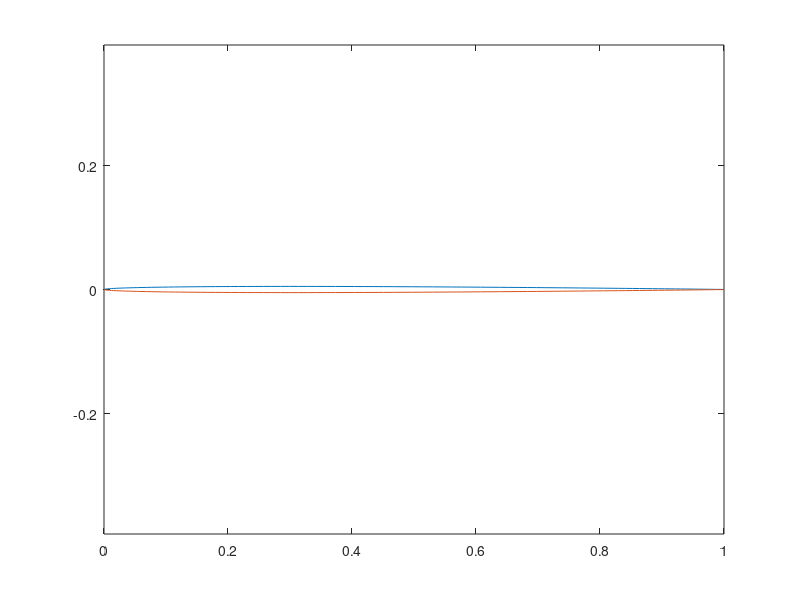

The MATLAB script that drew this image: (Note: this script raises an error after producing the figure.)
%
% get airfoil points to build the cascade
%

% NACA 4 digit series for now 

t = .01;
m = .00;
p = .0;
% m = .11;
% p = .45;


%vinf = 1;  % freestream velocity
%alp = 0*pi/180;   % freestream angle of attack


%chi = -20*pi/180;
%chi = -6*pi/180;
% 
% dx = .01;
% 
% xf = [0:dx:1*p];
% xa = [1*p+dx:dx:1];
% 
% x = [xf xa];

% this will work for symmetric airfoils 
% theven = [0 : .04 : pi];
% x = - cos(theven)/2 + .5;
% xf = 0;
% xa = x(2:end); 

%theta for break point  p = -cos(theven)/2 + .5

%dth = 0.04
xnums = 100;


thbreak = acos(-(p - .5)*2);

if thbreak == 0
    thbreak=1
end


thfrac = thbreak/pi;
nbefore = round(xnums*thfrac)
nafter = xnums - nbefore;
dthbef = thbreak/(nbefore);
thf = [0 : dthbef : thbreak];
dthaft = (pi - thbreak)/(nafter);
tha = [thbreak + dthaft : dthaft : pi];
xf = -cos(thf)/2 + .5;
xa = -cos(tha)/2 + .5;
x = [xf xa];
numb = length(x);

yt = t/.2*(.2969*sqrt(x) - .126*x - .35160*x.^2 + .28430*x.^3 - .1015*x.^4);

if (m == 0) 
    ycf = 0*xf;
    yca = 0*xa;
    dycf = 0*xf;
    dyca = 0*xa;
else
    ycf = m/p^2 *(2*p*xf - xf.^2);
    yca = m/(1-p)^2*( (1-2*p) + 2*p*xa - xa.^2);


    dycf = m/p^2*(2*p-2*xf);
    dyca = m/(1-p)^2*(2*p - 2*xa);
end

yc = [ycf yca];
dyc = [dycf dyca];

thet = atan(dyc);

xu = x - yt.*sin(thet);
yu = yc + yt.*cos(thet);

xl = x + yt.*sin(thet);
yl = yc - yt.*cos(thet);

plot(xu,yu, xl,yl);
axis equal;

% Now put points from trailing edge around bottom and then around top back
% to trailing edge. 

xaf = [fliplr(xl) xu(2:end)] -.5 ;
yaf = [fliplr(yl) yu(2:end)];

%close trailing edge
yave = (yaf(end) - yaf(1))/2 + yaf(1);
yaf(end) = yave;
yaf(1) = yave;
xaf(end) = xaf(1);
% Add stagger if there is any


% put in the PG transform here ... (then the chi)
yaf = yaf*beta;


xaf2 = xaf*cos(chi) - yaf*sin(chi) ;
yaf2 = xaf*sin(chi) + yaf*cos(chi) ;

figure(1)
plot(xaf2,yaf2)
%axis equal;
 hold on;
% set spacing (based on chord = 1) and repeat to create cascade of foils


% h = 1;
% for j = 1:4
%     yafs(j,:) = yaf2 +(j -1)*h;
%     
%     plot(xaf2, (yafs(j,:)));
%    
% end
% 
% % Form the complex variable and do the transformation
% 
% z1 = xaf2 + 1i*yaf2;
% 
% z2 = tanh(pi * z1/h);
% xnew = real(z2);
% ynew = imag(z2);
% figure(2)
% plot(xnew,ynew,'+');
% axis equal
  

xnew = xaf2;
ynew = yaf2;

% set trailing edge point 
slope2 = (ynew(3) - ynew(2))/(xnew(3) - xnew(2));
slope3 = (ynew(end-1) - ynew(end-2))/(xnew(end-1) - xnew(end-2));
xnew(1) = (-ynew(2) + ynew(end-1) + xnew(2)*slope2 - xnew(end-1)*slope3)/ ...
   (slope2 - slope3);
ynew(1) = slope2 * (xnew(1) - xnew(2)) + ynew(2);

xnew(end) = xnew(1);
ynew(end) = ynew(1)

%this is a fudge here so that the asymp solver works - it needs airfoil
%going from 0 to 2 even after it is rotated (I think ) 
stretchfac = (max(xnew)-min(xnew))/1.0;
xnew = xnew/stretchfac;
ynew = ynew/stretchfac;


% ynew(1) = 0;
% ynew(end) = 0;
% xnew(1) = .505;
% xnew(end) = .505;
% Determine the panel angles used in Keuthe and Chow 

for j = 1: length(xnew) -1;
    
        thetpan1(j) = atan2(ynew(j+1) - ynew(j), xnew(j+1) - xnew(j));
end;
thetpan = unwrap(thetpan1);
thetpan_af = unwrap(thetpan1);
figure(3)
plot(thetpan*180/pi,'+')

% xnew and ynew and thetpan are the end points and panel angles.
% from this must get panel midpoints and lengths

xmid = xnew(1:end-1)+ (xnew(2:end) - xnew(1:end-1))/2;
ymid = ynew(1:end-1)+(ynew(2:end) - ynew(1:end-1))/2;

SJ = sqrt( ( xnew(2:end) - xnew(1:end-1) ).^2 + (ynew(2:end)-ynew(1:end-1)).^2);